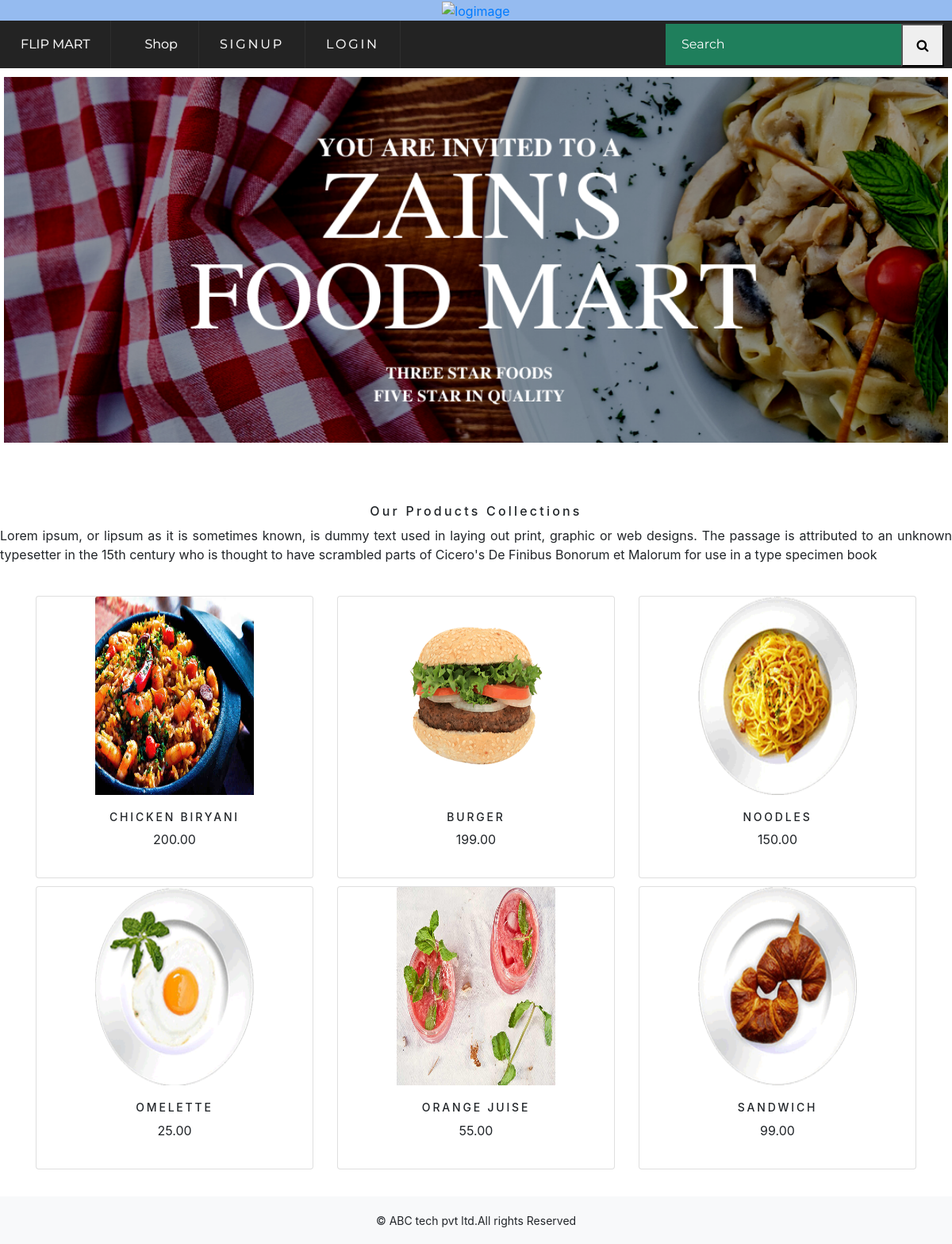
The app's page /shop/ with its own data.
### shop/models.py (models this page shows, shortened)
class Product(models.Model):
    name=models.CharField(max_length=250,unique=True)
    slug=models.SlugField(max_length=250,unique=True)
    description=models.TextField(blank=True)
    price=models.DecimalField(max_digits=10,decimal_places=2)
    category=models.ForeignKey(Category,on_delete=models.CASCADE)
    image=models.ImageField(upload_to='product',blank=True)
    stock=models.IntegerField()
    available=models.BooleanField(default=True)
    created=models.DateTimeField(auto_now_add=True)
    updated=models.DateTimeField(auto_now=True)
    def get_url(self):
        return  reverse('shop:prodCatdetail',args=[self.category.slug,self.slug])
    class Meta:
        ordering=('name',)
        verbose_name='product'
        verbose_name_plural='products'

### shop/views.py (the view)
# urls.py: path('',views.allProdCat,name='allProdCat'),
def allProdCat(request,c_slug=None):
    c_page=None
    products_list=None
    if c_slug!=None:
        c_page=get_object_or_404(Category,slug=c_slug)
        products_list=Product.objects.all().filter(category=c_page,available=True)
    else:
        products_list=Product.objects.all().filter(available=True)
    paginator=Paginator(products_list,6)
    try:
        page=int(request.GET.get('page','1'))
    except:
        page=1
    try:
        products=paginator.page(page)
    except  (EmptyPage,InvalidPage):
        products=paginator.page(paginator.num_pages)
    return  render(request,"category.html",{'category':c_page,'products':products})

### cart/context_processors.py (called while the page is built)
def counter(request):
    item_count=0
    if 'admin' in request.path:
        return  {}
    else:
        try:
            cart=Cart.objects.filter(cart_id=_cart_id(request))
            car_items=CartItem.objects.all().filter(cart=cart[:1])
            for cart_item in car_items:
                item_count += cart_item.quantity
        except Cart.DoesNotExist:
            item_count =0
    return  dict(item_count=item_count)

### cart/views.py (called while the page is built)
def _cart_id(request):
    cart=request.session.session_key
    if not cart:
        cart=request.session.create()
    return cart

### shop/context_processors.py (called while the page is built)
def menu_links(request):
    links=Category.objects.all()
    return dict(links=links)

### shop/models.py (called while the page is built)
    def get_url(self):
        return  reverse('shop:product_by_category',args=[self.slug])

### template/category.html (shortened to what this page needs)
{% extends 'base.html' %}
{% load static %}
{% block content %}
<div class="mx-auto">
    {% if category %}
        <img  class="my_image" src="{{category.image.url}}" style="height:350px;" alt="{{category.name}}">
</div><br>
<div>
    <h1 class="text-center my_title">{{category.name}}</h1>
    <p class="text-justify">{{category.desc}}</p>
</div>
{% else %}
<div>
    <center><img  class="my_image my_image_padding" src="{% static 'img/flipmart.png'  %}"  style="width:100%;" alt=""></center>
</div>
<br><br><br>
<div>
    <h1 class="text-center my_title"> Our Products Collections</h1>
    <p class="text-justify">Lorem ipsum, or lipsum as it is sometimes known, is dummy text used in laying out print, graphic or web designs. The passage is attributed to an unknown typesetter in the 15th century who is thought to have scrambled parts of Cicero's De Finibus Bonorum et Malorum for use in a type specimen book</p>
</div><br>
{% endif %}
<div class="container">
    <div class="row mx_auto">
        {% for product in products.object_list %}
        <div class="my_bottom_margin col-9 col-sm-12  col-md-4 xol-lg-4">
            <div class="card text-center" style="min-width:18rem;">
                <a href="{{product.get_url}}"><img class="card-img-top my_image" src="{{product.image.url}}" style="width:200px;height:250px;" alt="{{product.name}}"></a>
            <div class="card-body">
               <h4>{{product.name}}</h4>
                <p>{{product.price}}</p>
            </div>
            </div>
        </div>
        {% endfor %}
    </div>
    <br>
</div>
{% endblock %}

### template/base.html (shortened to what this page needs)
{% load static %}
<!DOCTYPE html>
<html lang="en">
<head>
        <link rel="stylesheet" href="{%  static 'css/bootstrap.min.css' %}" >
    <link rel="stylesheet" href="{%  static 'css/bootstrap.min.css' %}" >
    <link rel="stylesheet" href="{%  static 'css/custom.css' %}" >
</head>
<body>
<div>
    {% include 'header.html' %}
    {% include 'navbar.html' %}
    {% block content %}
    {% endblock %}
</div>
{% include 'footer.html' %}
</body>
</html>

### template/header.html
{% load static %}
<header>
    <div style="background-color:#95bbf0;">
    <center>
        <a href="{%url 'shop:allProdCat' %}"> <img src="{% static 'img/mart.png' %}" alt="logimage" style="width:8%;">
        </a>
    </center>
        </div>
</header>

### template/navbar.html (shortened to what this page needs)
{% load static %}
<!DOCTYPE html>
<html>
<head>
<link rel="stylesheet" href="https://cdnjs.cloudflare.com/ajax/libs/font-awesome/4.7.0/css/font-awesome.min.css">
     <link rel="stylesheet" href="{%  static 'css/bootstrap.min.css' %}" >
</head>
<body>
<ul class="nav">
    <li>
    <a class="navbar-brand" style="color:white">  FLIP MART</a>
    </li>
<li id="options">
        <a href="#">Shop</a>
    </li>
    <li id="option" class="navbar-right">
        {% if user.is_authenticated %}
            <li class="nav-item active"><a class="nav-link" href="{% url 'accounts:logout' %}">Logout</a></li>
                <li class="nav-item active" ><a style="font-color:white">Hai {{user.username}}</a></li>
        {% else %}
            <li class="nav-item active"><a class="nav-link" href="{% url 'accounts:register' %}">signup</a></li>
            <li class="nav-item active"><a class="nav-link" href="{% url 'accounts:login' %}">Login</a></li>
        {% endif %}
    </li>
<li id="search" class="navbar-nav navbar-right">
        <form action="{% url 'search_app:SearchResult' %}" method="get">
            <input type="text" name="q" id="search_text" placeholder="Search"/>
             <button type="submit" style="width:54px;height:54px"><i class="fa fa-search"></i></button>
        </form>
    </li>
</ul>
</body>
</html>

### template/footer.html
<div class="footer navbar-fixed-bottom  my_footer">
    <p class="text-center">&copy; ABC tech pvt ltd.All rights Reserved</p>
</div>

### static/css/custom.css (style rules this page uses)
body { font-family: 'Roboto', sans-serif; }
.nav-item { letter-spacing : .2em; font-size :14px; text-transform :uppercase; }
.my_footer { background-color:#f8f9fa; height:60px; }
.my_footer p { padding-top:20px; font-size:14px; }
.my_image { width:100%; height:auto; }
.my_title { font-size:16px; text_transform:uppercase; letter-spacing:.2em; }
.my_image_padding { padding:5px; }
.my_bottom_margin { margin-bottom:10px; }
.card-body h4 { font-size:14px; text-transform:uppercase; letter-spacing:.2em }

### template/navbar.html (style rules this page uses)
* { margin: 0; padding: 0; }
.nav { background: #232323; height: 60px; display: inline-block; width:100%; }
.nav li { float:left; list-style-type: none; position:relative; }
#search { float:right; width: 357px; margin: 4px; }
#search_text { width: 297px; padding: 15px 0 15px 20px; font-size: 16px; font-family: Montserrat, sans-serif; border: 0 none; height: 52px; margin-right: 0; color: white; outline: none; background: #1f7f5c; float: left; box-sizing: border-box; transition: all 0.15s; }
#options a { border-left: 0 none; }
a { background-image: url(triangle.png); background-position: 85% center; background-repeat: no-repeat; padding-right: 22px; }
.nav li a { font-size: 16px; color: white; display: block; line-height: 60px; padding: 0 26px; text-decoration: none; border-right: 1px solid #2e2e2e; font-family: Montserrat, sans-serif; text-shadow: 0 0 1px rgba(255, 255, 255, 0.5); }

### records on screen
Product: image (picture), name "CHICKEN BIRYANI", price "200.00"
Product: image (picture), name "BURGER", price "199.00"
Product: image (picture), name "NOODLES", price "150.00"
Product: image (picture), name "OMELETTE", price "25.00"
Product: image (picture), name "ORANGE JUISE", price "55.00"
Product: image (picture), name "SANDWICH", price "99.00"
